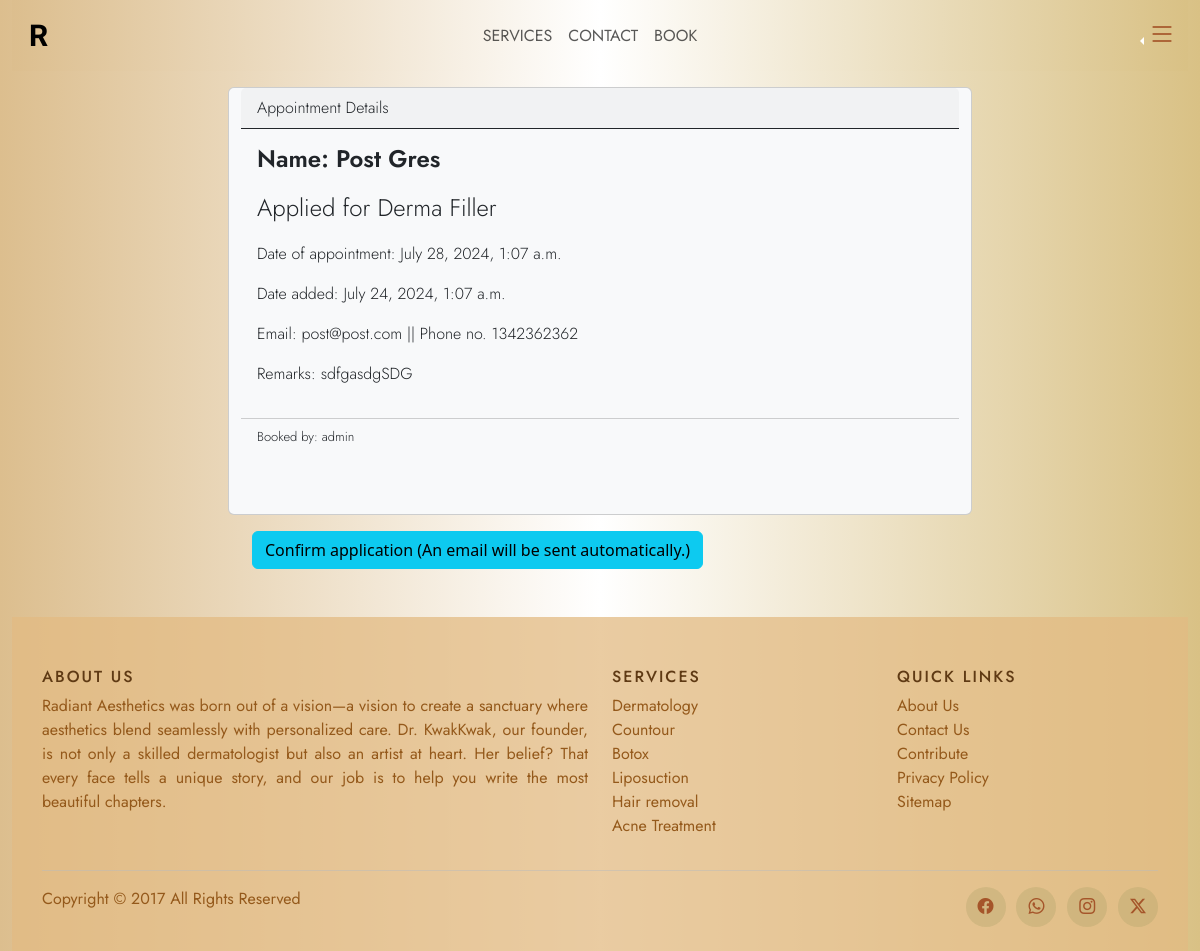
Page /appt_details/43/ on the committed database.
### website/models.py (models this page shows, shortened)
class Patient(models.Model):
    first_name = models.CharField(max_length=100)
    last_name = models.CharField(max_length=100)
    service = models.ForeignKey(Category, on_delete=models.CASCADE, related_name="type_of")
    email = models.EmailField()
    phone_number = models.CharField(max_length=16)
    details = models.TextField(max_length=3000, null=True, blank=True)
    appt_date = models.DateTimeField()
    date_added = models.DateTimeField(auto_now_add=True)
    is_active = models.BooleanField(default=True, blank=True)
    is_done = models.BooleanField(default=False, blank=True)
    is_confirmed = models.BooleanField(default=False, blank=True)
    user = models.ForeignKey(settings.AUTH_USER_MODEL, on_delete=models.CASCADE, null=True, blank=True, related_name="booker")

class Category(models.Model):
    type = models.CharField(max_length=100)
    def __str__(self):
        return self.type

class User(AbstractUser):
    pass

### website/views.py (the view)
# urls.py: path('appt_details/<int:appointment_id>/', views.appt_details, name='appt_details'),
def appt_details(request, appointment_id):
    appointment = get_object_or_404(Patient, id=appointment_id)
    return render(request, 'website/appt_details.html', {'appointment': appointment})

### website/templates/website/appt_details.html (shortened to what this page needs)
{% extends 'website/layout.html' %}
{% load static %}
{% block body %}
    {% if appointment %}
           <div class="container">
            <div class="row row-cols-1 col-8 mx-auto d-flex">
            <div class="card bg-light mb-3">
                <div class="card-header border-dark">Appointment Details</div>
                <div class="card-body">
                  <h5 class="card-title fs-4">Name:  {{ appointment.first_name }} {{ appointment.last_name }}</h5>
                  <p class="card-text">
                    <p class="fs-4"> Applied for {{ appointment.service }}</p>
                    <p class="fs-6">Date of appointment: {{ appointment.appt_date }}</p>
                    <p class="fs-6">Date added: {{ appointment.date_added }}</p>
                    <p class="fs-6">Email: {{ appointment.email }}  || Phone no. {{ appointment.phone_number }}</p>
                    <p class="fs-6">Remarks: {{ appointment.details }}</p>
                  </p>
                </div>
                <div class="card-footer bg-transparent">Booked by: {{ appointment.user }}</div>
              </div>
              <div class="row mx-auto">
              {% if not appointment.is_done and appointment.is_active  and not appointment.is_confirmed %}
                <a href="{% url 'confirm_appt' appointment.id %}">
                <button type="submit" class="btn btn-info mb-5">Confirm application (An email will be sent automatically.) </button>
                </a>
              {% endif %}
            </div>
            </div>
           </div>
    {% else %}
    <h3>No bookings made yet.</h3>
    {% endif %}
{% endblock %}

### website/static/website/instyle.css (style rules this page uses)
html { overflow-x: hidden !important; max-width : 100%; scroll-behavior: smooth; scroll-snap-align: start; scroll-snap-type: y mandatory; }
body, .navbar, .c-dropmenu { background-image: linear-gradient(to right, rgb(220, 190, 142), rgb(255, 255, 255), rgb(217, 193, 133)); }
a { text-decoration: none; color:#2e1c0b; }
.card { background-color: transparent; font-family: "Jost", sans-serif; font-optical-sizing: auto; font-weight: 300; font-style: normal; animation: fade_in 1s; }
.card-title { font-weight: 600; }
div.card-footer { font-size: small; margin-bottom: 60px; background-color: rgba(210, 105, 30, 0.795); }

### rows in the picture
Patient: first_name "Post", last_name "Gres", service "Derma Filler", appt_date "July 28, 2024, 1:07 a.m.", date_added "July 24, 2024, 1:07 a.m.", email "post@post.com", phone_number "1342362362", details "sdfgasdgSDG", user "admin"
